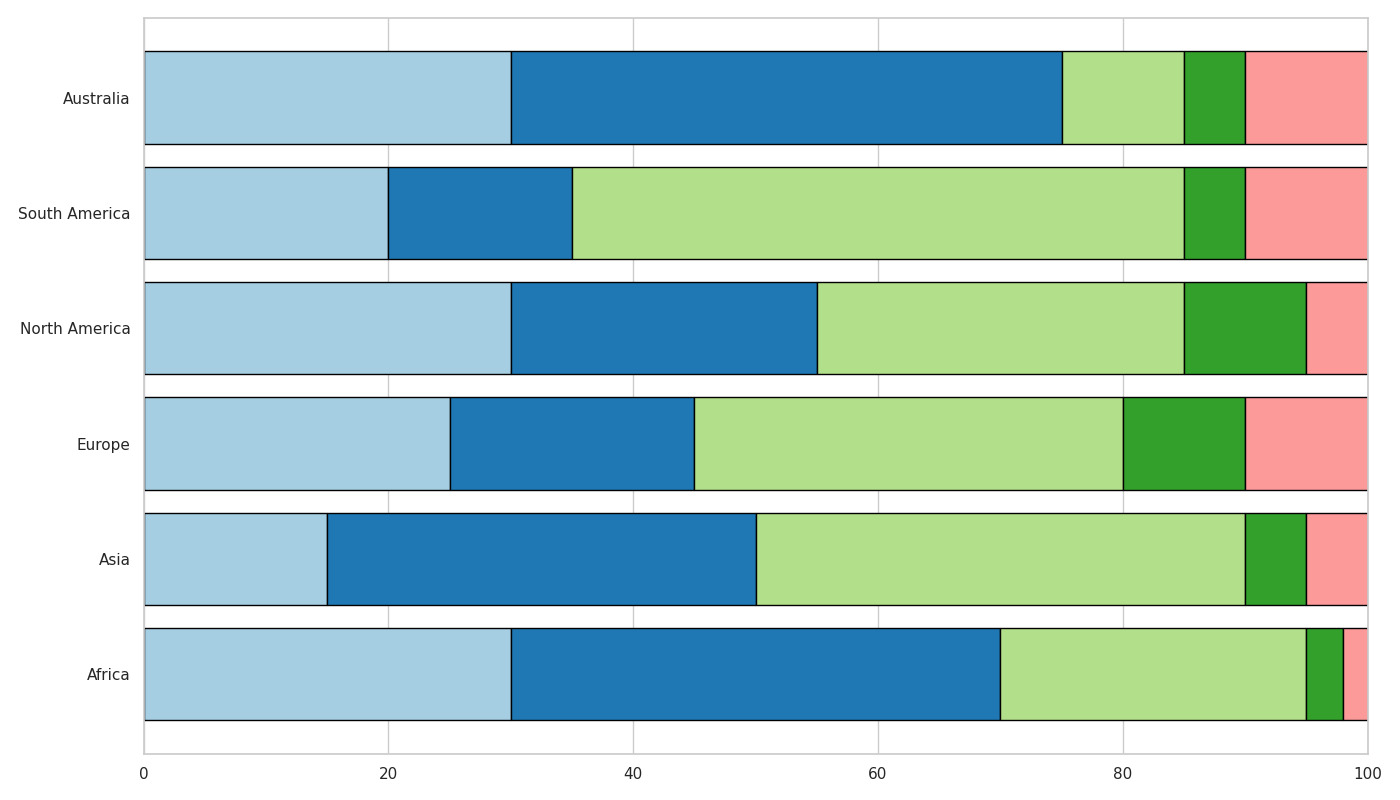

The script that drew this image:
import matplotlib.pyplot as plt
import numpy as np

continents = ['Africa', 'Asia', 'Europe', 'North America', 'South America', 'Australia']
renewable_sources = ['Solar', 'Wind', 'Hydroelectric', 'Geothermal', 'Biomass']

renewable_data = np.array([
    [30, 40, 25, 3, 2],  
    [15, 35, 40, 5, 5],  
    [25, 20, 35, 10, 10],  
    [30, 25, 30, 10, 5],  
    [20, 15, 50, 5, 10],  
    [30, 45, 10, 5, 10]  
])

colors = plt.cm.Paired(np.arange(len(renewable_sources)))

fig, ax = plt.subplots(figsize=(14, 8))

for i, (continent, data) in enumerate(zip(continents, renewable_data)):
    bottom = 0
    for j, percent in enumerate(data):
        ax.barh(continent, percent, color=colors[j], edgecolor='black', left=bottom)
        bottom += percent

ax.set_xlim(0, 100)

plt.tight_layout()
plt.show()
